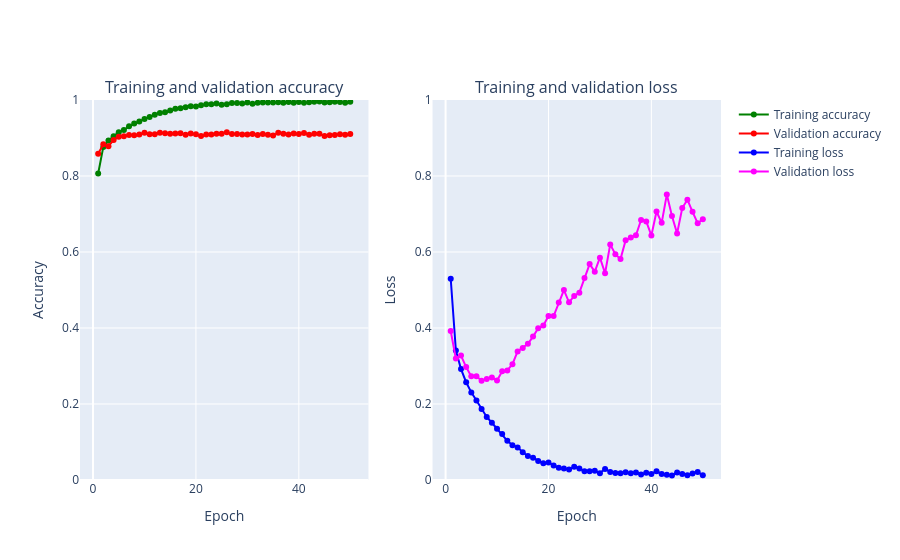

The cell this chart's notebook holds for it:
### Markdown cell above
Como se puede observar al entrenar el modelo la función fit nos muestra progresivamente el desempeño del modelo tanto en el dataset de entrenamiento como en el de validadicón.

Miremos gráficamente el progreso del modelo durante el entrenamiento.

### Code cell
plot_accuracy_and_loss(train_model)

### Figure 1 — Plotly figure (JSON) as saved in the notebook; plotly's stock layout.template omitted (floating-point values rounded to 4 significant figures)
{"data": [{"marker": {"color": "Green"}, "mode": "markers+lines", "name": "Training accuracy", "text": ["1", "2", "3", "4", "5", "6", "7", "8", "9", "10", "11", "12", "13", "14", "15", "16", "17", "18", "19", "20", "21", "22", "23", "24", "25", "26", "27", "28", "29", "30", "31", "32", "33", "34", "35", "36", "37", "38", "39", "40", "41", "42", "43", "44", "45", "46", "47", "48", "49", "50"], "type": "scatter", "x": [1, 2, 3, 4, 5, 6, 7, 8, 9, 10, 11, 12, 13, 14, 15, 16, 17, 18, 19, 20, 21, 22, 23, 24, 25, 26, 27, 28, 29, 30, 31, 32, 33, 34, 35, 36, 37, 38, 39, 40, 41, 42, 43, 44, 45, 46, 47, 48, 49, 50], "xaxis": "x", "y": [0.8066, 0.8766, 0.8934, 0.9044, 0.9152, 0.9213, 0.9306, 0.9379, 0.9436, 0.9501, 0.9553, 0.9612, 0.9661, 0.9681, 0.9722, 0.9773, 0.9781, 0.9812, 0.9837, 0.9828, 0.9859, 0.9887, 0.989, 0.9905, 0.9876, 0.9889, 0.9919, 0.9919, 0.991, 0.9936, 0.9898, 0.9928, 0.9937, 0.9936, 0.9932, 0.9939, 0.993, 0.995, 0.9931, 0.9946, 0.9925, 0.9942, 0.9952, 0.996, 0.9936, 0.9944, 0.9955, 0.9944, 0.9929, 0.9956], "yaxis": "y"}, {"marker": {"color": "Red"}, "mode": "markers+lines", "name": "Validation accuracy", "text": ["1", "2", "3", "4", "5", "6", "7", "8", "9", "10", "11", "12", "13", "14", "15", "16", "17", "18", "19", "20", "21", "22", "23", "24", "25", "26", "27", "28", "29", "30", "31", "32", "33", "34", "35", "36", "37", "38", "39", "40", "41", "42", "43", "44", "45", "46", "47", "48", "49", "50"], "type": "scatter", "x": [1, 2, 3, 4, 5, 6, 7, 8, 9, 10, 11, 12, 13, 14, 15, 16, 17, 18, 19, 20, 21, 22, 23, 24, 25, 26, 27, 28, 29, 30, 31, 32, 33, 34, 35, 36, 37, 38, 39, 40, 41, 42, 43, 44, 45, 46, 47, 48, 49, 50], "xaxis": "x", "y": [0.8587, 0.8838, 0.8785, 0.8945, 0.9033, 0.9044, 0.908, 0.9073, 0.9095, 0.9135, 0.9097, 0.9098, 0.9137, 0.9124, 0.9109, 0.9122, 0.9126, 0.9088, 0.9121, 0.9098, 0.9055, 0.9093, 0.909, 0.9113, 0.9114, 0.9153, 0.9105, 0.9107, 0.9092, 0.9092, 0.9108, 0.9082, 0.9105, 0.9085, 0.9063, 0.9137, 0.9115, 0.9095, 0.9119, 0.9108, 0.9133, 0.9085, 0.9113, 0.9112, 0.9055, 0.9072, 0.9077, 0.9097, 0.9088, 0.9107], "yaxis": "y"}, {"marker": {"color": "Blue"}, "mode": "markers+lines", "name": "Training loss", "text": ["1", "2", "3", "4", "5", "6", "7", "8", "9", "10", "11", "12", "13", "14", "15", "16", "17", "18", "19", "20", "21", "22", "23", "24", "25", "26", "27", "28", "29", "30", "31", "32", "33", "34", "35", "36", "37", "38", "39", "40", "41", "42", "43", "44", "45", "46", "47", "48", "49", "50"], "type": "scatter", "x": [1, 2, 3, 4, 5, 6, 7, 8, 9, 10, 11, 12, 13, 14, 15, 16, 17, 18, 19, 20, 21, 22, 23, 24, 25, 26, 27, 28, 29, 30, 31, 32, 33, 34, 35, 36, 37, 38, 39, 40, 41, 42, 43, 44, 45, 46, 47, 48, 49, 50], "xaxis": "x2", "y": [0.5296, 0.341, 0.2919, 0.2573, 0.2306, 0.2089, 0.1868, 0.1658, 0.1506, 0.1352, 0.1213, 0.1032, 0.09161, 0.08584, 0.07306, 0.06287, 0.05844, 0.05019, 0.04384, 0.04607, 0.03833, 0.03204, 0.03055, 0.02788, 0.03471, 0.03043, 0.02312, 0.02303, 0.02435, 0.01808, 0.02901, 0.02129, 0.01819, 0.01766, 0.02049, 0.01748, 0.01966, 0.01452, 0.01899, 0.01593, 0.02275, 0.01592, 0.01395, 0.01199, 0.01982, 0.0158, 0.01279, 0.0173, 0.02081, 0.01268], "yaxis": "y2"}, {"marker": {"color": "Magenta"}, "mode": "markers+lines", "name": "Validation loss", "text": ["1", "2", "3", "4", "5", "6", "7", "8", "9", "10", "11", "12", "13", "14", "15", "16", "17", "18", "19", "20", "21", "22", "23", "24", "25", "26", "27", "28", "29", "30", "31", "32", "33", "34", "35", "36", "37", "38", "39", "40", "41", "42", "43", "44", "45", "46", "47", "48", "49", "50"], "type": "scatter", "x": [1, 2, 3, 4, 5, 6, 7, 8, 9, 10, 11, 12, 13, 14, 15, 16, 17, 18, 19, 20, 21, 22, 23, 24, 25, 26, 27, 28, 29, 30, 31, 32, 33, 34, 35, 36, 37, 38, 39, 40, 41, 42, 43, 44, 45, 46, 47, 48, 49, 50], "xaxis": "x2", "y": [0.3921, 0.3195, 0.3273, 0.2971, 0.2727, 0.2733, 0.2614, 0.2655, 0.2696, 0.2616, 0.2861, 0.2883, 0.3047, 0.3383, 0.3473, 0.3584, 0.3773, 0.3992, 0.4064, 0.4315, 0.4313, 0.467, 0.4998, 0.4677, 0.4843, 0.4929, 0.5318, 0.5682, 0.5483, 0.5852, 0.5441, 0.6199, 0.5942, 0.5813, 0.6311, 0.638, 0.6441, 0.6842, 0.6806, 0.6434, 0.7065, 0.6767, 0.7511, 0.6949, 0.6487, 0.7157, 0.7376, 0.7057, 0.6757, 0.6863], "yaxis": "y2"}], "layout": {"annotations": [{"font": {"size": 16}, "showarrow": false, "text": "Training and validation accuracy", "x": 0.225, "xanchor": "center", "xref": "paper", "y": 1, "yanchor": "bottom", "yref": "paper"}, {"font": {"size": 16}, "showarrow": false, "text": "Training and validation loss", "x": 0.775, "xanchor": "center", "xref": "paper", "y": 1, "yanchor": "bottom", "yref": "paper"}], "xaxis": {"anchor": "y", "domain": [0, 0.45], "title": {"text": "Epoch"}}, "xaxis2": {"anchor": "y2", "domain": [0.55, 1], "title": {"text": "Epoch"}}, "yaxis": {"anchor": "x", "domain": [0, 1], "range": [0, 1], "title": {"text": "Accuracy"}}, "yaxis2": {"anchor": "x2", "domain": [0, 1], "range": [0, 1], "title": {"text": "Loss"}}}}
